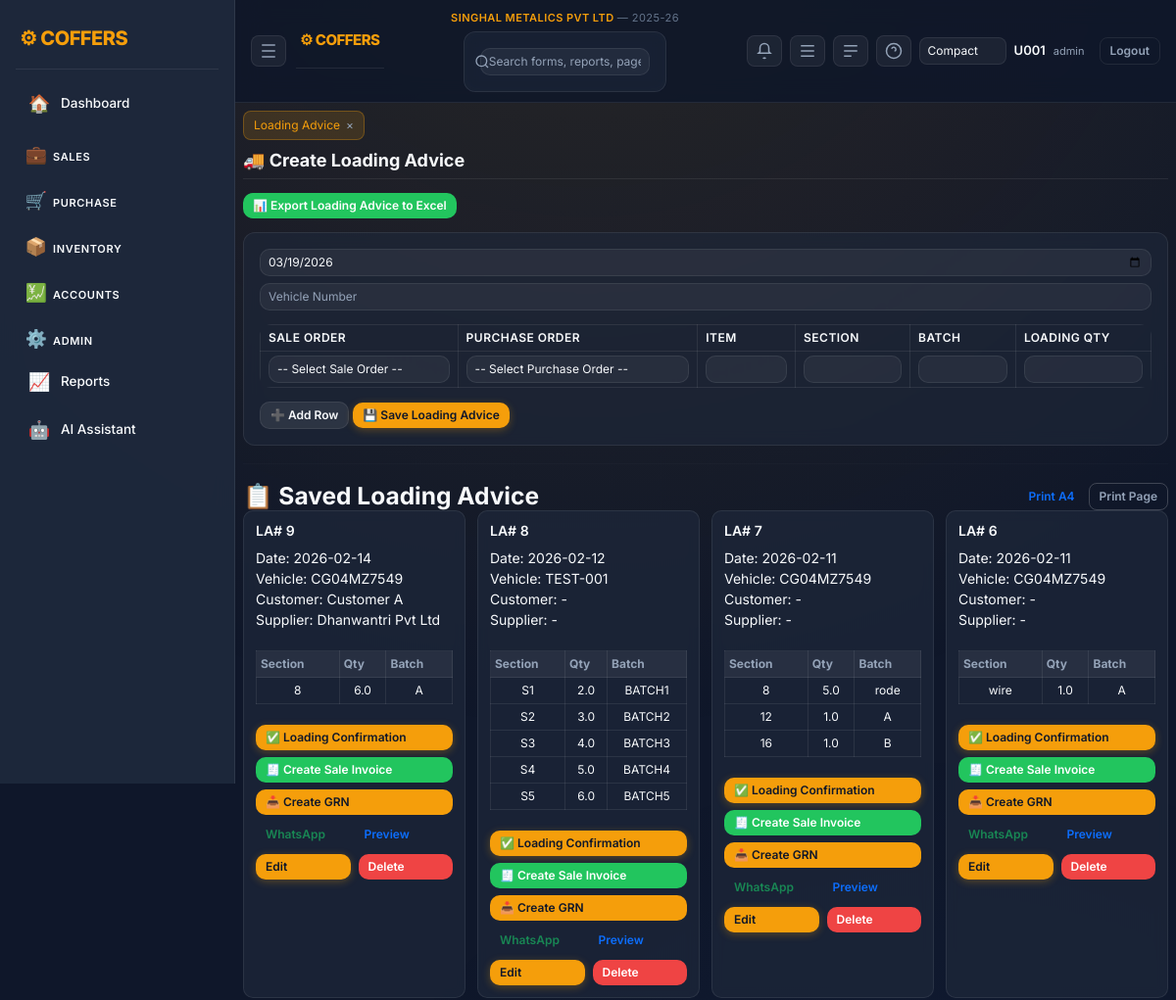
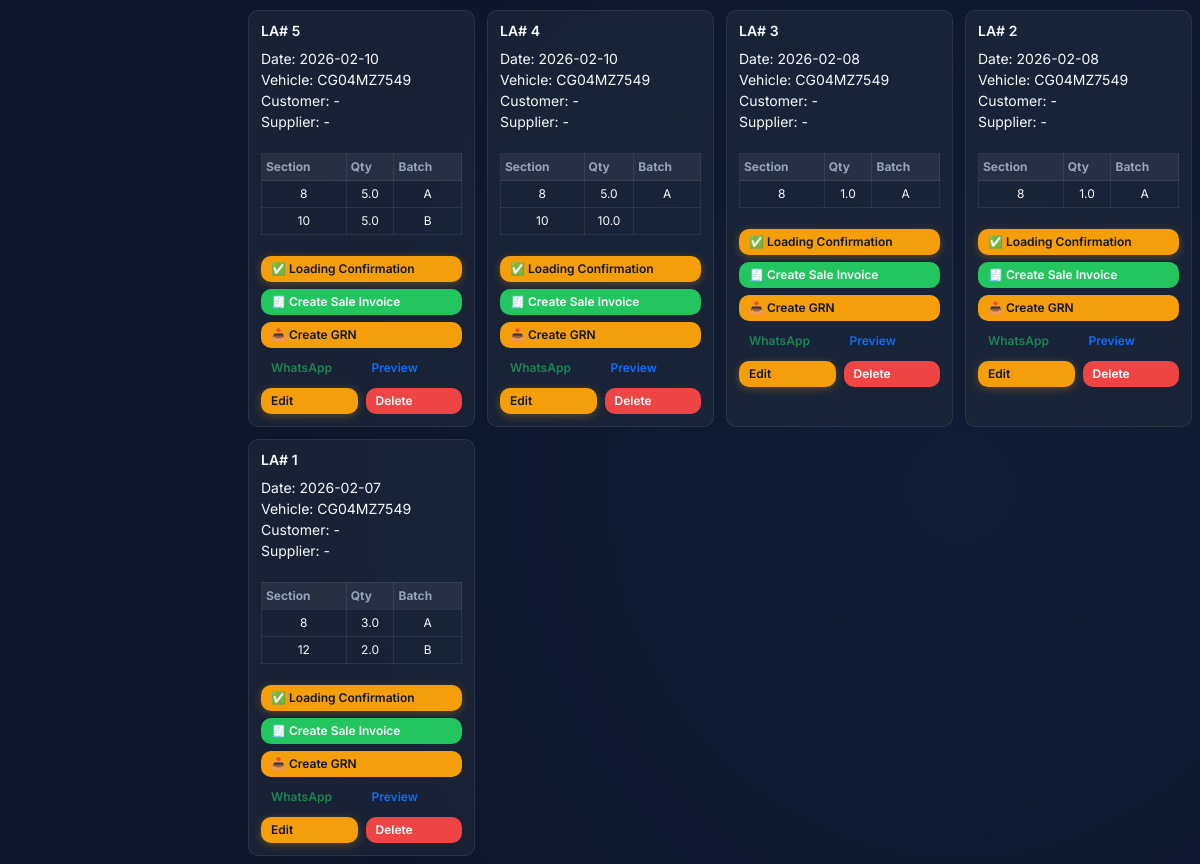
The page /loading_advice (signed in) on the database its author committed (2 pictures, top to bottom).
### tables this page shows
CREATE TABLE company_mast(
          company_id INTEGER PRIMARY KEY AUTOINCREMENT,
          company_name TEXT,
          short_name TEXT,
          gstin TEXT,
          address TEXT,
          city TEXT,
          state TEXT
        , group_name TEXT, company_logo TEXT, app_logo TEXT);

CREATE TABLE financial_years(
          fy_id INTEGER PRIMARY KEY AUTOINCREMENT,
          company_id INTEGER,
          fy_name TEXT,
          start_date TEXT,
          end_date TEXT
        );

CREATE TABLE loading_advice_head(
 la_id INTEGER PRIMARY KEY AUTOINCREMENT,
 la_date TEXT,
 vehicle_no TEXT,
 supplier_id INTEGER,
 customer_id INTEGER,
 user_code TEXT
, status TEXT DEFAULT 'OPEN', whatsapp_sent INTEGER DEFAULT 0, approval_status TEXT, approval_note TEXT, company_id INTEGER, division_id INTEGER, fy_id INTEGER);

CREATE TABLE acc_mast(
 acc_id INTEGER PRIMARY KEY AUTOINCREMENT,
 acc_name TEXT,
 acc_type TEXT
, mobile TEXT, pan TEXT, gstin TEXT, address TEXT, city TEXT, state TEXT, ledger_id INTEGER, print_name TEXT, parent_acc_id INTEGER, tds_section TEXT, tds_rate REAL);

CREATE TABLE loading_advice_body(
 id INTEGER PRIMARY KEY AUTOINCREMENT,
 la_id INTEGER,
 so_id INTEGER,
 po_id INTEGER,
 item_id INTEGER,
 qty REAL,
 purchase_rate REAL,
 sale_rate REAL,
 rate_diff REAL,
 amount REAL
, item_name TEXT, section TEXT, part TEXT);

### app.py (the view, shortened to what this page needs)
@app.route("/loading_advice",methods=["GET","POST"])
def loading_advice():
    if "user" not in session:
        return redirect("/")
    con=db()
    sales=con.execute("""
        SELECT s.so_id,s.so_date,a.acc_name,i.item_name,
               (s.qty-s.supplied_qty) AS bal,s.rate
        FROM sale_orders s
        JOIN acc_mast a ON s.acc_id=a.acc_id
        JOIN item_mast i ON s.item_id=i.item_id
        WHERE (s.qty-s.supplied_qty)>0
        ORDER BY s.so_date
    """).fetchall()
    purchases=con.execute("""
        SELECT p.po_id,p.po_date,a.acc_name,i.item_name,
               (p.qty-p.supplied_qty) AS bal,p.rate
        FROM purchase_orders p
        JOIN acc_mast a ON p.acc_id=a.acc_id
        JOIN item_mast i ON p.item_id=i.item_id
        WHERE (p.qty-p.supplied_qty)>0
        ORDER BY p.po_date
    """).fetchall()
    las=con.execute("""
        SELECT h.la_id,h.la_date,h.vehicle_no,
               COALESCE(h.whatsapp_sent,0),
               COALESCE(h.approval_status,''),
               cust.acc_name AS customer_name,
               sup.acc_name AS supplier_name
        FROM loading_advice_head h
        LEFT JOIN acc_mast cust ON h.customer_id=cust.acc_id
        LEFT JOIN acc_mast sup ON h.supplier_id=sup.acc_id
        ORDER BY h.la_id DESC
    """).fetchall()
    la_rows={}
    for la in las:
        la_rows[la["la_id"]] = con.execute("""
            SELECT section,qty,part
            FROM loading_advice_body
            WHERE la_id=?
        """,(la["la_id"],)).fetchall()
    return render_template("loading_advice.html",
        sales=sales,
        purchases=purchases,
        las=las,
        la_rows=la_rows,
        today=today(),
        preselect_so_id=None
    )

### app.py (called while the page is built)
def today():
    return date.today().isoformat()

def db():
    con = getattr(g, "_db", None)
    if con is None:
        con = sqlite3.connect(DB)
        con.row_factory = sqlite3.Row
        g._db = con
    return con

def la_token(la_id:int)->str:
    key = app.secret_key.encode()
    msg = f"la:{la_id}".encode()
    return hmac.new(key, msg, hashlib.sha256).hexdigest()

def ensure_company_context(con):
    ensure_company_core(con)
    row = con.execute("SELECT company_id,company_name FROM company_mast ORDER BY company_id LIMIT 1").fetchone()
    if row and "company_id" not in session:
        session["company_id"] = row["company_id"]
        session["company_name"] = row["company_name"]
    company_id = session.get("company_id")
    if company_id:
        fy = con.execute("""
            SELECT fy_id,fy_name,start_date,end_date
            FROM financial_years
            WHERE company_id=?
            ORDER BY start_date
        """, (company_id,)).fetchone()
        if fy:
            session.setdefault("fy_id", fy["fy_id"])
            session.setdefault("fy_name", fy["fy_name"])
            session.setdefault("fy_start", fy["start_date"])
            session.setdefault("fy_end", fy["end_date"])

@app.before_request
def enforce_login():
    open_endpoints = {
        "login",
        "logout",
        "static",
        "so_preview", "so_accept", "so_decline",
        "la_preview", "la_accept", "la_decline",
        "po_preview", "po_accept", "po_decline",
        "two_factor",
        "public_rates",
    }
    if request.endpoint in open_endpoints or request.endpoint is None:
        return
    if "user" not in session:
        return redirect("/")
    con = db()
    ensure_company_context(con)
    now = int(time.time())
    last = session.get("last_seen", now)
    if now - last > 1800:
        session.clear()
        return redirect("/")
    session["last_seen"] = now

### templates/loading_advice.html (shortened to what this page needs)
{% extends "base.html" %}
{% block content %}
<h3 class="mb-3">🚚 Create Loading Advice</h3>
<a href="/export_loading_excel">
<button class="btn btn-success mb-3">
📊 Export Loading Advice to Excel
</button>
</a>
<form method="post" action="/loading_advice">
<input type="date" name="date"
class="form-control mb-2"
value="{{ today }}" required>
<input name="vehicle"
placeholder="Vehicle Number"
class="form-control mb-3" required>
<table class="table table-bordered table-light">
<thead>
<tr class="table-secondary">
<th>Sale Order</th>
<th>Purchase Order</th>
<th>Item</th>
<th>Section</th>
<th>Batch</th>
<th>Loading Qty</th>
</tr>
</thead>
<tbody id="rows">
<tr>
<td>
<select name="so_id" onchange="loadSO(this)" class="form-control">
<option value="">-- Select Sale Order --</option>
</select>
</td>
<td>
<select name="po_id" onchange="loadPO(this)" class="form-control">
<option value="">-- Select Purchase Order --</option>
</select>
</td>
<td>
<input name="item" class="form-control" readonly>
</td>
<td>
<input name="section" class="form-control">
</td>
<td>
<input name="batch" class="form-control">
</td>
<td>
<input name="qty" class="form-control">
</td>
</tr>
</tbody>
</table>
<button type="button" onclick="addRow()" class="btn btn-secondary">
➕ Add Row
</button>
<button class="btn btn-primary">
💾 Save Loading Advice
</button>
</form>
<hr>
<div class="d-flex justify-content-between align-items-center print-hide">
  <h3 class="m-0">📋 Saved Loading Advice</h3>
  <div>
    <a href="/loading_advice_print" class="btn btn-outline-primary">Print A4</a>
    <button onclick="window.print()" class="btn btn-outline-secondary">Print Page</button>
  </div>
  </div>
<div class="la-grid">
{% for la in las %}
<div class="la-card">
<h6>LA# {{la[0]}}</h6>
<div>Date: {{la[1]}}</div>
<div>Vehicle: {{la[2]}}</div>
<div>Customer: {{ la[5] or '-' }}</div>
<div>Supplier: {{ la[6] or '-' }}</div>
<br>
<table>
<tr>
<th>Section</th>
<th>Qty</th>
<th>Batch</th>
</tr>
{% for r in la_rows[la[0]] %}
<tr align="center">
<td>{{r[0]}}</td>
<td>{{r[1]}}</td>
<td>{{r[2]}}</td>
</tr>
{% endfor %}
</table>
<br>
<a href="/loading_confirm/{{ la[0] }}" class="btn btn-primary w-100 mb-2">✅ Loading Confirmation</a>
<a href="/sale_invoice/{{ la[0] }}" class="btn btn-success w-100 mb-2">🧾 Create Sale Invoice</a>
<a href="/grn/{{ la[0] }}" class="btn btn-warning w-100 mb-2">📥 Create GRN</a>
<div class="d-flex justify-content-between">
  <a class="btn btn-outline-success w-100 me-2" target="_blank" href="/la_whatsapp/{{ la[0] }}">WhatsApp</a>
  <a class="btn btn-outline-primary w-100" target="_blank" href="{{ url_for('la_preview', la_id=la[0], token=la_token(la[0])) }}">Preview</a>
</div>
{% if session.role in ["admin","manager"] %}
<div class="mt-2 la-actions">
  <a href="/loading_advice_edit/{{ la[0] }}" class="btn btn-primary">Edit</a>
  <a href="/loading_advice_delete/{{ la[0] }}" class="btn btn-danger">Delete</a>
</div>
{% else %}
<div class="text-muted">View Only</div>
{% endif %}
</div>
{% endfor %}
</div>
{% endblock %}

### templates/base.html (shortened to what this page needs)
<!doctype html>
<html lang="en">
<head>
<link href="https://cdn.jsdelivr.net/npm/bootstrap@5.3.2/dist/css/bootstrap.min.css" rel="stylesheet">
<link href="/static/css/style.css" rel="stylesheet">
</head>
<body>
{% set logged_in = session.user is defined and session.user %}
{% if logged_in %}
  <div class="layout">
    <aside class="sidebar">
      <div class="brand">⚙ COFFERS</div>
      <nav class="menu">
        {% set path = request.path if request else '' %}
        <a href="/dashboard" class="menu-item {% if path.startswith('/dashboard') %}active{% endif %}" title="Dashboard"><span class="icon">🏠</span><span class="label">Dashboard</span></a>
        <div class="menu-group">
          <button class="menu-title collapsible" data-target="group-sales">
            <span class="icon">💼</span><span class="label">Sales</span>
          </button>
        </div>
        <div class="menu-group">
          <button class="menu-title collapsible" data-target="group-purchase">
            <span class="icon">🛒</span><span class="label">Purchase</span>
          </button>
        </div>
        <div class="menu-group">
          <button class="menu-title collapsible" data-target="group-inventory">
            <span class="icon">📦</span><span class="label">Inventory</span>
          </button>
        </div>
        <div class="menu-group">
          <button class="menu-title collapsible" data-target="group-accounts">
            <span class="icon">💹</span><span class="label">Accounts</span>
          </button>
        </div>
        <div class="menu-group">
          <button class="menu-title collapsible" data-target="group-admin">
            <span class="icon">⚙️</span><span class="label">Admin</span>
          </button>
        </div>
        <a href="/control_report" class="menu-item {% if path.startswith('/control_report') %}active{% endif %}" title="Reports"><span class="icon">📈</span><span class="label">Reports</span></a>
        <a href="/ai" class="menu-item {% if path.startswith('/ai') %}active{% endif %}" title="AI Assistant"><span class="icon">🤖</span><span class="label">AI Assistant</span></a>
      </nav>
    </aside>
    <main class="main">
      <header class="topbar">
        <div class="top-left">
          <button class="icon-btn" id="collapseBtn" title="Collapse Sidebar">
            <svg xmlns="http://www.w3.org/2000/svg" width="18" height="18" viewBox="0 0 24 24" fill="none" stroke="currentColor" stroke-width="2"><path d="M3 4h18M3 12h18M3 20h18"/></svg>
          </button>
          <div class="brand" style="font-size:15px">⚙ COFFERS</div>
        </div>
        <div class="top-center">
          <div style="font-size:11px;color:#f59e0b;font-weight:600;letter-spacing:0.04em;margin-bottom:3px">
            {{ session.company_name or 'Company not set' }}
            {% if session.fy_name %}<span style="color:#64748b;font-weight:400"> &mdash; {{ session.fy_name }}</span>{% endif %}
          </div>
          <form class="search-wrap" method="get" action="/search">
            <svg class="search-icon" xmlns="http://www.w3.org/2000/svg" width="16" height="16" viewBox="0 0 24 24" fill="none" stroke="currentColor" stroke-width="2"><circle cx="11" cy="11" r="8"/><path d="m21 21-4.3-4.3"/></svg>
            <input class="search" name="q" placeholder="Search forms, reports, pages…" value="{{ request.args.get('q','') if request else '' }}">
          </form>
        </div>
        <div class="top-right">
          <a href="/notifications" class="icon-btn" id="notifBtn" title="Notifications">
            <svg xmlns="http://www.w3.org/2000/svg" width="18" height="18" viewBox="0 0 24 24" fill="none" stroke="currentColor" stroke-width="2"><path d="M6 8a6 6 0 1 1 12 0v5l2 2H4l2-2Z"/><path d="M13.73 21a2 2 0 0 1-3.46 0"/></svg>
          </a>
          <button class="icon-btn" id="rightToggle" title="AI Pane">
            <svg xmlns="http://www.w3.org/2000/svg" width="18" height="18" viewBox="0 0 24 24" fill="none" stroke="currentColor" stroke-width="2"><path d="M3 5h18M3 12h18M3 19h18"/></svg>
          </button>
          <button class="icon-btn" id="bottomToggle" title="Console">
            <svg xmlns="http://www.w3.org/2000/svg" width="18" height="18" viewBox="0 0 24 24" fill="none" stroke="currentColor" stroke-width="2"><path d="M3 5h18M3 12h18M3 19h10"/></svg>
          </button>
          <div class="dropdown">
            <button class="icon-btn" id="helpBtn">
              <svg xmlns="http://www.w3.org/2000/svg" width="18" height="18" viewBox="0 0 24 24" fill="none" stroke="currentColor" stroke-width="2"><circle cx="12" cy="12" r="10"/><path d="M9.09 9a3 3 0 0 1 5.83 1c0 1.5-1 2-2 2"/><path d="M12 17h.01"/></svg>
            </button>
          </div>
          <select id="densitySelect" class="form-select form-select-sm" style="max-width:120px">
            <option value="compact" {% if session.default_density=='compact' %}selected{% endif %}>Compact</option>
          </select>
          <div class="user">
            <span class="user-name">{{session.user or ''}}</span>
            <span class="user-role">{{session.role or ''}}</span>
            <a href="/logout" class="btn btn-sm btn-outline-light ms-2">Logout</a>
          </div>
        </div>
      </header>
      <section class="content">
        <div id="tabsBar" class="tabs"></div>
{% endif %}
        {% block content %}{% endblock %}
{% if logged_in %}
      </section>
    </main>
  </div>
{% endif %}
</body>
</html>

### rows shown on the page
company_mast: company_name "SINGHAL METALICS PVT LTD"
financial_years: fy_name "2025-26"
loading_advice_head: la_id "9", la_date "2026-02-14", vehicle_no "CG04MZ7549", acc_name "Customer A", acc_name "Dhanwantri Pvt Ltd"
loading_advice_body: section "8", qty "6.0", part "A"
loading_advice_head: la_id "8", la_date "2026-02-12", vehicle_no "TEST-001", la "-"
loading_advice_body: section "S1", qty "2.0", part "BATCH1"
loading_advice_body: section "S2", qty "3.0", part "BATCH2"
loading_advice_body: section "S3", qty "4.0", part "BATCH3"
loading_advice_body: section "S4", qty "5.0", part "BATCH4"
loading_advice_body: section "S5", qty "6.0", part "BATCH5"
loading_advice_head: la_id "7", la_date "2026-02-11", vehicle_no "CG04MZ7549", la "-"
loading_advice_body: section "8", qty "5.0", part "rode"
loading_advice_body: section "12", qty "1.0", part "A"
loading_advice_body: section "16", qty "1.0", part "B"
loading_advice_head: la_id "6", la_date "2026-02-11", vehicle_no "CG04MZ7549", la "-"
loading_advice_body: section "wire", qty "1.0", part "A"
loading_advice_head: la_id "5", la_date "2026-02-10", vehicle_no "CG04MZ7549", la "-"
loading_advice_body: section "8", qty "5.0", part "A"
loading_advice_body: section "10", qty "5.0", part "B"
loading_advice_head: la_id "4", la_date "2026-02-10", vehicle_no "CG04MZ7549", la "-"
loading_advice_body: section "8", qty "5.0", part "A"
loading_advice_body: section "10", qty "10.0"
loading_advice_head: la_id "3", la_date "2026-02-08", vehicle_no "CG04MZ7549", la "-"
loading_advice_body: section "8", qty "1.0", part "A"
loading_advice_head: la_id "2", la_date "2026-02-08", vehicle_no "CG04MZ7549", la "-"
loading_advice_body: section "8", qty "1.0", part "A"
loading_advice_head: la_id "1", la_date "2026-02-07", vehicle_no "CG04MZ7549", la "-"
loading_advice_body: section "8", qty "3.0", part "A"
loading_advice_body: section "12", qty "2.0", part "B"

### other values the page prints
{{ session.user or '' }} "U001"
{{ session.role or '' }} "admin"
